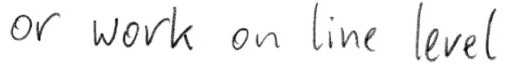
#> input picture data/line.png, 511 x 64 px
$ python -i textBoxFinder.py   (imports and definitions only)
#> lines starting #> are read from the running program, lines starting #| are printed output that depends on the picture; after the words box and inside, x2 and y2 are one past the last pixel; in counts of white or black regions, pixels touching at a corner belong together
### src/imageHelper.py
import cv2
import numpy as np

def segmentImage(img):
	"""Binarize image"""
	# binarize image
	# convert to grayscale
	gray = cv2.cvtColor(img, cv2.COLOR_BGR2GRAY)
	# blur image
	blur = cv2.blur(gray, (3, 3))
	# threshold image
	_, thresh = cv2.threshold(blur, 150, 255, cv2.THRESH_BINARY)
	return blur
	return thresh

### src/textBoxFinder.py
import cv2
from imageHelper import segmentImage


class textBoxFinder:

    def __init__(self, img) -> None:
        """Construct with original cv2 image as argument"""
        self.img = img

    def getTextBoxes(self) -> list:
        """returns a list of rectangles for each textBox"""
        segmentedImg = segmentImage(self.img)
        contours = self.getContours(segmentedImg)
        approxContours = self.approximateContours(contours)
        hulls = self.getHulls(approxContours)
        textBoxes, _ = self.filterTextBoxes(hulls)
        textBoundingBoxes = self.boundingBox(textBoxes)
        return textBoundingBoxes

    def getContours(self, img):
        """get contours in an image"""
        # find edges
        edges = cv2.Canny(img, 50, 150)

        # find external contours
        contours, hierarchy = cv2.findContours(
            edges, cv2.RETR_EXTERNAL, cv2.CHAIN_APPROX_NONE)

        return contours

    def approximateContours(self, contours: list):
        """Smoothen contours"""
        res = []
        for contour in contours:
            perimeter = cv2.arcLength(contour, True)
            epsilon = 0.02 * perimeter
            approximatedShape = cv2.approxPolyDP(contour, epsilon, True)
            res.append(approximatedShape)

        return res

    def getHulls(self, contours: list):
        """get convex hull for each contour"""
        return [cv2.convexHull(c, False) for c in contours]

    def filterTextBoxes(self, hulls: list):
        """Partition convex hulls into text labels and text boxes"""
        MIN_AREA = 1000
        textBoxes = []
        other = []
        for hull in hulls:
            if cv2.contourArea(hull) > MIN_AREA:
                textBoxes.append(hull)
            else:
                other.append(hull)

        return (textBoxes, other)

    def boundingBox(self, contours: list):
        """Get bounding box for each contour"""
        return [cv2.boundingRect(c) for c in contours]

>>> import cv2
>>> picture = cv2.imread('../data/line.png')
#> picture is the input picture: shape (64, 511, 3); min 0, max 255, mean 241.3
>>> result = textBoxFinder(picture).getTextBoxes()
#> in segmentImage, `blur = cv2.blur(gray, (3, 3))`:
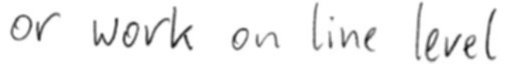
#> blur: shape (64, 511); min 27, max 255, mean 241.3
#> in segmentImage, `_, thresh = cv2.threshold(blur, 150, 255, cv2.THRESH_BINARY)`:
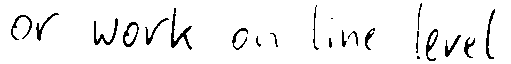
#> thresh: shape (64, 511); 94.3% white; black in thin lines or dots, all inside (x1, y1, x2, y2) = (11, 3, 495, 61)
#> in getContours, `edges = cv2.Canny(img, 50, 150)`:
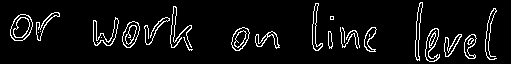
#> edges: shape (64, 511); 6.3% white in thin lines or dots, all inside (x1, y1, x2, y2) = (10, 2, 497, 62)
#> in getContours, `contours, hierarchy = cv2.findContours( edges, cv2.RETR_EXTERNAL, cv2...`: contours = 21 contours, 6 with area under 20; largest, box (x1, y1, x2, y2) and area: (10, 14, 33, 41) 438, (122, 21, 140, 48) 309, (231, 27, 250, 51) 285, (425, 28, 440, 62) 246, (93, 17, 119, 46) 237
#> the loop in approximateContours, `for contour in contours:` made 21 passes
#> (perimeter, epsilon) on passes 1, 2, 3, 4, 5, 6, 7, 8, 10, 11, 12, 13: (37.8, 0.756), (75.36, 1.51), (91.6, 1.83), (40.49, 0.81), (104.3, 2.09), (66.28, 1.33), (110.9, 2.22), (74.18, 1.48), (114.4, 2.29), (67.94, 1.36), (71.94, 1.44), (213.5, 4.27)
#> (perimeter, epsilon, approximatedShape) on passes 9, 15, 21: (31.66, 0.633, [[342, 27], [344, 31], [344, 42], [344, 31]]), (12, 0.24, [[330, 16], [330, 19], [333, 19], [333, 16]]), (125.8, 2.52, [[422, 2], [419, 3], [416, 21], [417, 60]])
#> after the loop in approximateContours, `for contour in contours:`: res = 21 contours, 7 with area under 20; largest, box (x1, y1, x2, y2) and area: (10, 14, 33, 41) 428, (122, 22, 140, 48) 299, (231, 28, 250, 51) 275, (425, 28, 440, 62) 230, (464, 34, 476, 59) 159
#> in getTextBoxes, `approxContours = self.approximateContours(contours)`: approxContours has the same summary as res in approximateContours
#> in getTextBoxes, `hulls = self.getHulls(approxContours)`: hulls = 21 contours, 2 with area under 20; largest, box (x1, y1, x2, y2) and area: (171, 6, 192, 48) 618, (93, 18, 118, 46) 520, (10, 14, 33, 41) 428, (485, 8, 497, 60) 377, (425, 28, 440, 62) 344
#> the loop in filterTextBoxes, `for hull in hulls:` made 21 passes
#> hull on passes 3, 9, 10, 15, 21: [[451, 53], [445, 56], [445, 37], [461, 34]], [[342, 27], [344, 31], [344, 42]], [[354, 33], [357, 48], [342, 47], [340, 27]], [[333, 16], [333, 19], [330, 19], [330, 16]], [[417, 60], [416, 21], [419, 3], [422, 2]]
#> after the loop in filterTextBoxes, `for hull in hulls:`: other has the same summary as hulls in getTextBoxes; textBoxes = []
#> result = []

$ run again, on data/word.png
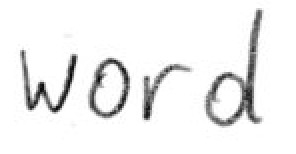
#> input picture data/word.png, 148 x 77 px (shown 2 times larger)
#> picture is the input picture: shape (77, 148, 3); min 0, max 255, mean 239.7
#> in segmentImage, `_, thresh = cv2.threshold(blur, 150, 255, cv2.THRESH_BINARY)`:
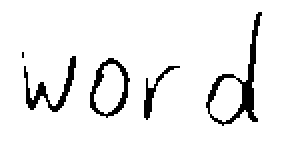
#> thresh: shape (77, 148) (shown 2 times larger); 93.3% white; 5 black regions (1 under 20 px), largest, box (x1, y1, x2, y2) and area: (103, 6, 131, 63) 307, (12, 28, 38, 56) 186, (45, 29, 65, 59) 174, (72, 33, 90, 60) 94
#> in getContours, `edges = cv2.Canny(img, 50, 150)`:
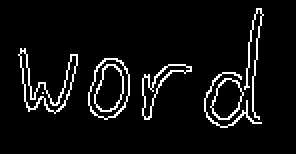
#> edges: shape (77, 148) (shown 2 times larger); 6.1% white in thin lines or dots, all inside (x1, y1, x2, y2) = (9, 4, 132, 64)
#> in getContours, `contours, hierarchy = cv2.findContours( edges, cv2.RETR_EXTERNAL, cv2...`: contours = 6 contours, 1 with area under 20; largest, box (x1, y1, x2, y2) and area: (44, 29, 65, 60) 467, (9, 24, 39, 57) 262, (105, 39, 122, 60) 221, (71, 32, 96, 60) 167, (102, 36, 131, 64) 24
#> the loop in approximateContours, `for contour in contours:` made 6 passes
#> (perimeter, epsilon) on passes 1 to 5: (59.11, 1.18), (155.4, 3.11), (104.4, 2.09), (84.77, 1.7), (176.5, 3.53)
#> after the loop in approximateContours, `for contour in contours:`: res = 6 contours, 1 with area under 20; largest, box (x1, y1, x2, y2) and area: (44, 29, 65, 60) 456, (105, 39, 122, 60) 224, (72, 33, 96, 60) 148, (10, 24, 39, 56) 141, (102, 36, 131, 64) 39
#> approxContours has the same summary as res in approximateContours
#> hulls = 6 contours; box (x1, y1, x2, y2) and area: (10, 24, 39, 56) 638, (102, 36, 131, 64) 512, (44, 29, 65, 60) 456, (72, 33, 96, 60) 306, (105, 39, 122, 60) 224, (122, 4, 131, 60) 220
#> the loop in filterTextBoxes, `for hull in hulls:` made 6 passes
#> hull on passes 5 to 6: [[38, 27], [29, 55], [14, 55], [10, 24]], [[130, 4], [129, 59], [122, 43], [129, 4]]
#> after the loop in filterTextBoxes, `for hull in hulls:`: other has the same summary as hulls in getTextBoxes; textBoxes = []
